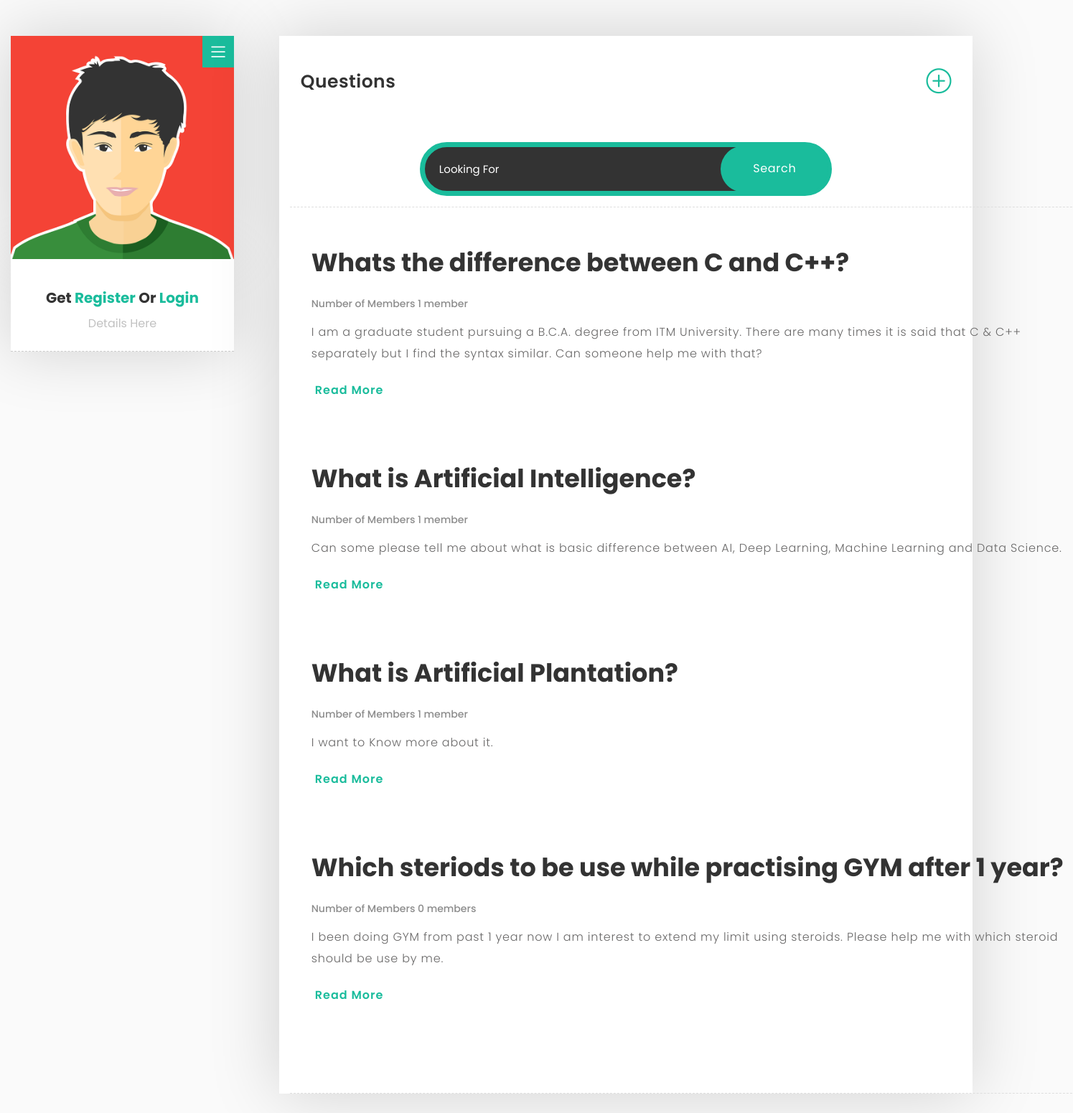
The page / on the database its author committed.
### groups/models.py (models this page shows, shortened)
class Group(models.Model):
	name = models.CharField(max_length=255, unique=True)
	slug = models.SlugField(allow_unicode=True, unique=True)
	description = models.TextField(blank=False, default='')
	description_html = models.TextField(blank=True, editable=False, default='')
	members = models.ManyToManyField(User, through='GroupMember')

### simplesocial/views.py (the view)
# urls.py: url(r'^$', views.HomePage.as_view(), name ="home"),
class HomePage(ListView):
	model = Group
	template_name = 'index.html'
	paginate_by = 10
	queryset = Group.objects.all()

### templates/index.html (shortened to what this page needs)
{% extends 'groups/group_base.html' %}
{% block body_title %}
<div class="sub-title">
        <h2>Questions</h2>
        <a href="{% url 'groups:create' %}"><i class="icon-plus" title="Create"></i></a>
</div>
<div class="sub-title">
        <div class="col-md-8 col-md-offset-2">
            <form  action="{% url 'search' %}" method="GET" value="{{request.GET.query }}">
                <div class="subscribe-form margin-top-5">
                    <input id="mc-email" type="text" placeholder="Looking For" class="text-input" name="query" value="{{ request.GET.query }}">
                    <input class="submit-btn" type="submit" name="submit"  value="Search">
                </div>
            </form>
        </div>
</div>
{% endblock %}
{% block group_content %}
<div class="col-md-12 content-page">
    {% for group in object_list %}
    <div class="col-md-12 blog-post">
        <div class="post-title">
            <a href="{% url 'groups:single' slug=group.slug  %}"><h1>{{ group.name }}</h1></a>
        </div>
        <div class="post-info">
            <span>Number of Members {{ group.members.count }} member{{ group.members.count|pluralize }} <a href="#" target="_blank"></a></span>
        </div>
        <p>{{ group.description }}</p>
        <a href="{% url 'groups:single' slug=group.slug  %}" class="button button-style button-anim fa fa-long-arrow-right"><span>Read More</span></a>
    </div>
    {% endfor %}
</div>
{% endblock %}

### groups/templates/groups/group_base.html (shortened to what this page needs)
{% extends 'base.html' %}
{% block content %}
	<div class="container">
		<div>
			{% block group_content %}{% endblock %}
		</div>
	</div>
{% endblock %}

### templates/base.html (shortened to what this page needs)
{% load staticfiles %}
<html lang="en">
  <head>
    <link rel="stylesheet" type="text/css" href="{% static 'css/plugin.css' %}">
    <link rel="stylesheet" type="text/css" href="{% static 'css/style.css' %}">
  </head>
  <body>
   <div id="main">
	   <div class="container-fluid">
		   <div class="row">
			  {% if user.is_authenticated %}
				<div class="col-md-3">
				  <div class="about-fixed">
					<div class="my-pic">
					   <img src="{% static 'images/avatar.png' %}" alt="{{ user.username }}">
					   <a href="javascript:void(0)" class="collapsed" data-target="#menu" data-toggle="collapse"><i class="icon-menu menu"></i></a>
						<div id="menu" class="collapse">
						  <ul class="menu-link">
							<li><a href="{% url 'home' %}">Home</a></li>
							<li><a href="{% url 'posts:create' %}">Write Answer</a></li>
							<li><a href="{% url 'groups:create' %}">Ask Questions</a></li>
							<li><a href="{% url 'accounts:logout' %}">Logout</a></li>
						   </ul>
						</div>
					   </div>
					 <div class="my-detail">
					   <div class="white-spacing">
						   <h1>{{ user.username }}</h1>
						   <span>Details Here</span>
					   </div>
				   </div>
				 </div>
			   </div>
			   {% else %}
				<div class="col-md-3">
					<div class="about-fixed">
					  <div class="my-pic">
						 <img src="{% static 'images/avatar.png' %}" alt="">
						 <a href="javascript:void(0)" class="collapsed" data-target="#menu" data-toggle="collapse"><i class="icon-menu menu"></i></a>
					  </div>
					   <div class="my-detail">
						 <div class="white-spacing">
							 <h1> Get <a href="{% url 'accounts:signup' %}">Register</a> Or <a href="{% url 'accounts:login' %}">Login</a></h1>
							 <span>Details Here</span>
						 </div>
					 </div>
				   </div>
				 </div>
			   {% endif %}
			   <div class="col-md-8">
				<div class="col-md-12 page-body">
					<div class="row">
						   {% block body_title %}{% endblock %}
						   {% block content %}  {% endblock %}
					</div>
				</div>
				</div>
			</div>
		</div>
   </div>
  </body>
</html>

### static/css/style.css (style rules this page uses)
body { font-family: "Poppins", sans-serif; background: #fafafa !important; }
html { position: relative; min-height: 100%; }
a { text-decoration: none !important; color: #1abc9c; }
p { font-size: 14px; font-family: "Poppins", sans-serif; }
#main { margin: 50px 0; }
.page-body { background: #ffffff; box-shadow: -2px -1px 88px 0px rgba(0,0,0,0.17); }
.sub-title { padding: 30px; }
.sub-title h2 { display: inline-block; font-size: 25px; letter-spacing: 0.5px; font-weight: 600; }
.sub-title i { float: right; font-size: 35px; margin-top: 15px; }
.content-page { padding-top: 30px; padding-bottom: 60px; border-top: 1px dashed #dedede; border-bottom: 1px dashed #dedede; }
.button { border: none; font-family: inherit; font-size: 16px; color: inherit; background: none; cursor: pointer; padding: 10px 60px; padding-left: 0px; display: inline-block; margin: 8px 30px; margin-left: 5px; letter-spacing: 1px; font-weight: 600; outline: none; position: relative; -webkit-transition: all 0.3s; -moz-transition: all 0.3s; transition: all 0.3s; }
.button:after { content: ''; position: absolute; z-index: -1; -webkit-transition: all 0.3s; -moz-transition: all 0.3s; transition: all 0.3s; }
.button:before { font-family: 'FontAwesome'; speak: none; font-style: normal; font-weight: normal; font-variant: normal; text-transform: none; line-height: 1; position: relative; -webkit-font-smoothing: antialiased; }
.button-style { color: #1abc9c; overflow: hidden; }
.button-style:before { position: absolute; font-size: 27px; line-height: 38px; color: #1abc9c; -webkit-transition: all 0.3s; -moz-transition: all 0.3s; transition: all 0.3s; }
.button-anim:before { left: 60%; opacity: 0; top: 0; }
.menu { position: absolute; right: 0px; top: 0px; font-size: 20px; color: #fff; background: #1abc9c; padding: 12px; }
.about-fixed { position: fixed; width: 20.8%; }
.my-pic { width: 100%; box-shadow: -2px -1px 88px 0px rgba(0,0,0,0.17); }
.my-pic img { width: 100%; }
.my-detail { text-align: center; margin-bottom: 30px; background: #ffffff; box-shadow: -2px -1px 88px 0px rgba(0,0,0,0.17); }
.my-detail .white-spacing { padding: 23px 0; border-bottom: 1px dashed #cccccc; }
.my-detail h1 { font-size: 20px; font-weight: 700; }
.my-detail span { color: #c1c1c1; font-weight: 400; line-height: 30px; font-size: 16px; }
div.blog-post { display: none; margin-bottom: 50px; }
.blog-post .post-title h1 { color: #333333; font-size: 35px; line-height: 45px; font-weight: 700; margin-top: 24px; }
.blog-post .post-info { font-size: 14px; line-height: 30px; font-weight: 500; padding: 10px 0; color: #8c8c8c; }
.blog-post p { font-size: 16px; line-height: 30px; color: #696868; font-weight: 300; letter-spacing: 0.8px; font-family: "Poppins", sans-serif; }
.subscribe-form { margin-bottom: 15px; position: relative; }
.subscribe-form .text-input { padding: 20px; border-radius: 50px; border: solid 7px #1abc9c; background: #333333; color: #ffffff; width: 100%; font-size: 15px; outline: none; }
.subscribe-form .submit-btn { position: absolute; font-size: 16px; letter-spacing: 0.7px; color: #FFF; background: #1abc9c; border: none; top: 5px; right: 5px; bottom: 5px; border-radius: 50px; width: 150px; text-align: center; outline: none; }

### rows shown on the page
Group: name "Whats the difference between C and C++?", members.count "1", description "I am a graduate student pursuing a B.C.A. degree from ITM University. There are many times it is said that C & C++ separately but I find the syntax similar. Can someone help me with that?"
Group: name "What is Artificial Intelligence?", members.count "1", description "Can some please tell me about what is basic difference between AI, Deep Learning, Machine Learning and Data Science."
Group: name "What is Artificial Plantation?", members.count "1", description "I want to Know more about it."
Group: name "Which steriods to be use while practising GYM after 1 year?", members.count "0", description "I been doing GYM from past 1 year now I am interest to extend my limit using steroids. Please help me with which steroid should be use by me."
